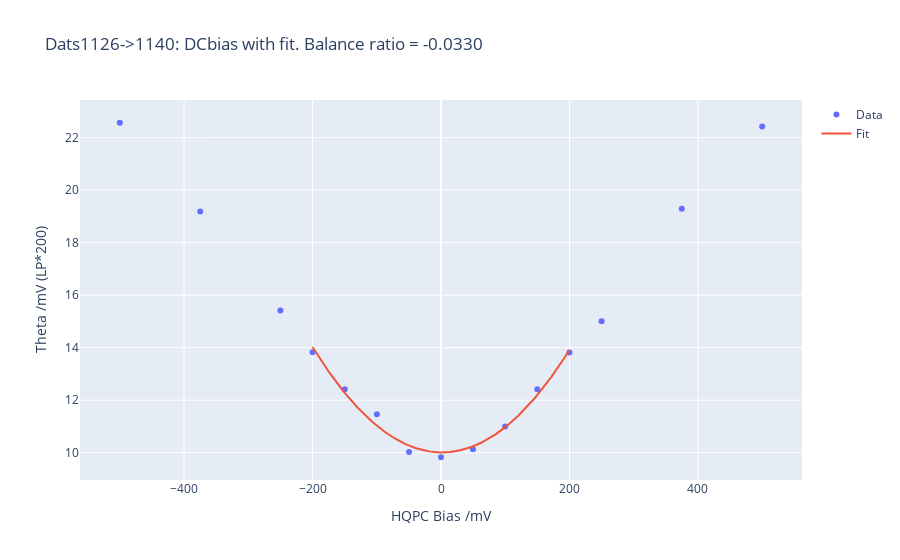

Notebook code for this chart:
### Code cell
idxs = CU.get_data_index(bias, [-200, 200])

quad = lm.models.QuadraticModel()
pars = quad.make_params()
pars['b'].value = 0
pars['b'].vary = True
ftheta = thetas[idxs[0]:idxs[1]+1]
fbias= bias[idxs[0]:idxs[1]+1]
fit = quad.fit(ftheta, x=fbias, params=pars)

fig = go.Figure()
fig.add_trace(go.Scatter(x=bias, y=thetas, name='Data', mode='markers'))
x = np.linspace(fbias[0], fbias[-1], 1000)
fig.add_trace(go.Scatter(x=x, y=fit.eval(x=x), name='Fit', mode='lines'))
fig.update_layout(xaxis_title='HQPC Bias /mV', yaxis_title='Theta /mV (LP*200)', title=f'Dats{dats[0].datnum}->{dats[-1].datnum}: DCbias with fit. Balance ratio = {dats[0].Logs.fds["TC/0.001"]/dats[0].Logs.fds["R2T(10M)"]:.4f}')
if save_graphs: fig.write_html(export_path+f'Dats{dats[0].datnum}-{dats[-1].datnum}DCbiasWithFit.html')
fig.show()

### Figure 1 — Plotly figure (JSON) as saved in the notebook; plotly's stock layout.template omitted (floating-point values rounded to 4 significant figures; data arrays with more than 128 entries replaced by an {"elided": "..."} marker saying what was removed)
{"data": [{"mode": "markers", "name": "Data", "type": "scatter", "x": [-499.9, -374.8, -249.9, -199.9, -149.8, -99.79, -49.74, 0, 49.74, 99.8, 149.8, 199.9, 249.9, 374.8, 499.9], "y": [22.57, 19.19, 15.41, 13.82, 12.42, 11.47, 10.02, 9.827, 10.13, 11.0, 12.42, 13.81, 15.01, 19.29, 22.42]}, {"mode": "lines", "name": "Fit", "type": "scatter", "x": {"elided": "1000 float values"}, "y": {"elided": "1000 float values"}}], "layout": {"autosize": true, "title": {"text": "Dats1126->1140: DCbias with fit. Balance ratio = -0.0330"}, "xaxis": {"autorange": true, "range": [-559.8, 559.9], "title": {"text": "HQPC Bias /mV"}, "type": "linear"}, "yaxis": {"autorange": true, "range": [8.894, 23.5], "title": {"text": "Theta /mV (LP*200)"}, "type": "linear"}}}
